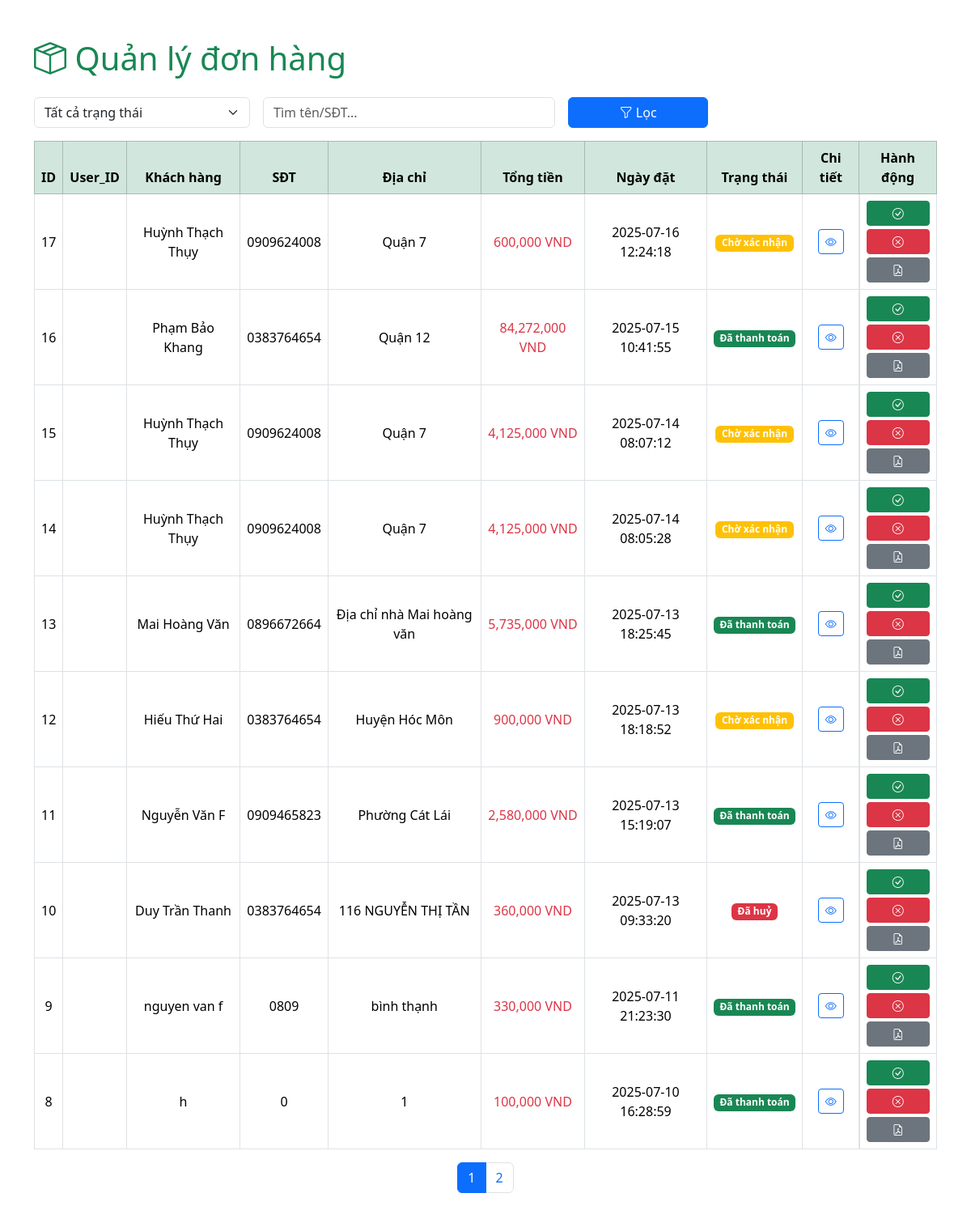
The app's page /views/orders.php (signed in) with its own data.
### tables this page shows
CREATE TABLE `orders` (
  `id` int(11) NOT NULL,
  `user_id` int(11) DEFAULT NULL,
  `customer_name` varchar(100) DEFAULT NULL,
  `customer_phone` varchar(20) DEFAULT NULL,
  `customer_address` varchar(255) DEFAULT NULL,
  `total_price` int(11) DEFAULT NULL,
  `order_date` datetime DEFAULT current_timestamp(),
  `status` varchar(20) DEFAULT 'Chờ xác nhận'
);

### views/orders.php (the view, shortened to what this page needs)
<?php
include '../config/config.php';
$status = $_GET['status'] ?? '';
$search = $_GET['search'] ?? '';
$page = $_GET['page'] ?? 1;
$limit = 10;
$start = ($page - 1) * $limit;
$query = "SELECT * FROM orders WHERE 1 ";
$params = [];
$query .= "ORDER BY id DESC LIMIT $start, $limit";
$stmt = $conn->prepare($query);
$stmt->execute($params);
$orders = $stmt->fetchAll(PDO::FETCH_ASSOC);
$countParams = $params;
$countStmt = $conn->prepare(str_replace("SELECT *", "SELECT COUNT(*)", $query));
$countStmt->execute($countParams);
$total = $countStmt->fetchColumn();
$total_pages = ceil($total / $limit);
?>
<!DOCTYPE html>
<html lang="vi">
<head>
  <link href="https://cdn.jsdelivr.net/npm/bootstrap@5.3.2/dist/css/bootstrap.min.css" rel="stylesheet">
  <link href="https://cdn.jsdelivr.net/npm/bootstrap-icons@1.10.5/font/bootstrap-icons.css" rel="stylesheet">
  <link rel="stylesheet" href="https://cdn.jsdelivr.net/npm/bootstrap-icons@1.10.5/font/bootstrap-icons.css">
</head>
<body>
<div class="container mt-5">
  <h1 class="text-success mb-4"><i class="bi bi-box-seam"></i> Quản lý đơn hàng</h1>
  <form method="get" class="row g-3 mb-3">
    <div class="col-md-3">
      <select name="status" onchange="this.form.submit()" class="form-select">
        <option value="">Tất cả trạng thái</option>
      </select>
    </div>
    <div class="col-md-4">
      <input type="text" name="search" placeholder="Tìm tên/SĐT..." value="<?= htmlspecialchars($search) ?>" class="form-control">
    </div>
    <div class="col-md-2">
      <button type="submit" class="btn btn-primary w-100"><i class="bi bi-funnel"></i> Lọc</button>
    </div>
  </form>
  <div class="table-responsive">
    <table class="table table-bordered align-middle text-center">
      <thead class="table-success">
        <tr>
          <th>ID</th>
          <th>User_ID</th>
          <th>Khách hàng</th>
          <th>SĐT</th>
          <th>Địa chỉ</th>
          <th>Tổng tiền</th>
          <th>Ngày đặt</th>
          <th>Trạng thái</th>
          <th>Chi tiết</th>
          <th>Hành động</th>
        </tr>
      </thead>
      <tbody>
        <?php foreach($orders as $row): ?>
        <tr>
          <td><?= $row['id']; ?></td>
          <td><?= $row['user_id']; ?></td>
          <td><?= $row['customer_name']; ?></td>
          <td><?= $row['customer_phone']; ?></td>
          <td><?= $row['customer_address']; ?></td>
          <td class="text-danger"><?= number_format($row['total_price']); ?> VND</td>
          <td><?= $row['order_date']; ?></td>
          <td>
            <?php
              $badge = match($row['status']) {
                'Đã thanh toán' => 'success',
                'Đã huỷ' => 'danger',
                default => 'warning'
              };
            ?>
            <span class="badge bg-<?= $badge; ?>"><?= $row['status']; ?></span>
          </td>
          <td><a href="order_detail.php?id=<?= $row['id']; ?>" class="btn btn-outline-primary btn-sm"><i class="bi bi-eye"></i></a></td>
          <td class="d-flex flex-column gap-1">
            <a href="../controllers/update_status.php?id=<?= $row['id']; ?>&status=Đã thanh toán" class="btn btn-success btn-sm"><i class="bi bi-check-circle"></i></a>
            <a href="../controllers/update_status.php?id=<?= $row['id']; ?>&status=Đã huỷ" class="btn btn-danger btn-sm"><i class="bi bi-x-circle"></i></a>
            <a href="../controllers/export_pdf.php?id=<?= $row['id']; ?>" class="btn btn-secondary btn-sm"><i class="bi bi-file-earmark-pdf"></i></a>
          </td>
        </tr>
        <?php endforeach; ?>
      </tbody>
    </table>
  </div>
  <nav>
    <ul class="pagination justify-content-center">
      <?php for ($i = 1; $i <= $total_pages; $i++): ?>
      <li class="page-item <?= ($i == $page) ? 'active' : '' ?>">
        <a class="page-link" href="?page=<?= $i ?>&status=<?= urlencode($status) ?>&search=<?= urlencode($search) ?>"><?= $i ?></a>
      </li>
      <?php endfor; ?>
    </ul>
  </nav>
</div>
</body>
</html>

### records on screen
orders: id "17", customer_name "Huỳnh Thạch Thụy", customer_phone "0909624008", customer_address "Quận 7", total_price "600,000", order_date "2025-07-16 12:24:18", status "Chờ xác nhận"
orders: id "16", customer_name "Phạm Bảo Khang", customer_phone "0383764654", customer_address "Quận 12", total_price "84,272,000", order_date "2025-07-15 10:41:55", status "Đã thanh toán"
orders: id "15", customer_name "Huỳnh Thạch Thụy", customer_phone "0909624008", customer_address "Quận 7", total_price "4,125,000", order_date "2025-07-14 08:07:12", status "Chờ xác nhận"
orders: id "14", customer_name "Huỳnh Thạch Thụy", customer_phone "0909624008", customer_address "Quận 7", total_price "4,125,000", order_date "2025-07-14 08:05:28", status "Chờ xác nhận"
orders: id "13", customer_name "Mai Hoàng Văn", customer_phone "0896672664", customer_address "Địa chỉ nhà Mai hoàng văn", total_price "5,735,000", order_date "2025-07-13 18:25:45", status "Đã thanh toán"
orders: id "12", customer_name "Hiếu Thứ Hai", customer_phone "0383764654", customer_address "Huyện Hóc Môn", total_price "900,000", order_date "2025-07-13 18:18:52", status "Chờ xác nhận"
orders: id "11", customer_name "Nguyễn Văn F", customer_phone "0909465823", customer_address "Phường Cát Lái", total_price "2,580,000", order_date "2025-07-13 15:19:07", status "Đã thanh toán"
orders: id "10", customer_name "Duy Trần Thanh", customer_phone "0383764654", customer_address "116 NGUYỄN THỊ TẦN", total_price "360,000", order_date "2025-07-13 09:33:20", status "Đã huỷ"
orders: id "9", customer_name "nguyen van f", customer_phone "0809", customer_address "bình thạnh", total_price "330,000", order_date "2025-07-11 21:23:30", status "Đã thanh toán"
orders: id "8", customer_name "h", customer_phone "0", customer_address "1", total_price "100,000", order_date "2025-07-10 16:28:59", status "Đã thanh toán"
